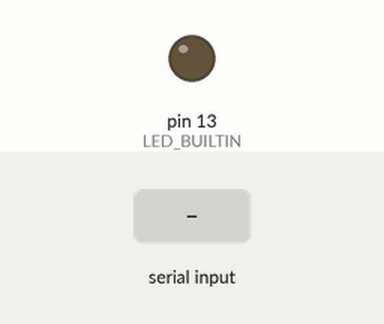
The sketch below on a simulated Arduino Uno, built with avr-gcc and run on an emulated ATmega328P. Shown: output pins drawn as LEDs (lit = HIGH). Inputs (shaded band) come from the test bench. What the sketch prints to the serial monitor is not drawn.

Above: at 1.2 s.
1.3 s: "H" received over Serial
At 2.4 s:
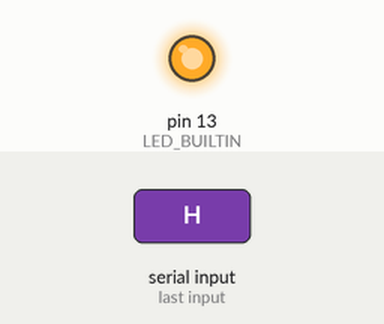
2.8 s: "L" received over Serial
At 3.5 s:
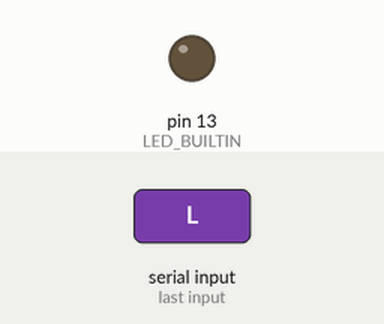
Timing chart, 0 to 5.8 s (numbered marks = the images above; inputs shaded):
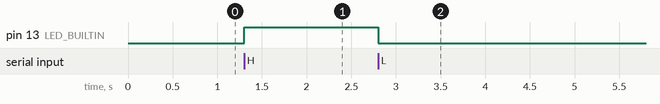

The sketch:

GUI_Python_Arduino_Firmware.ino
```cpp
int data;

void setup()
{
  Serial.begin(9600);
  pinMode(LED_BUILTIN, OUTPUT);
  digitalWrite (LED_BUILTIN, LOW); //initially set to low
  Serial.println("Basic building block for CNC Control #1");
}

void loop()
{
while (Serial.available())
  {
    data = Serial.read();
  }

  if (data == 'H')
  digitalWrite (LED_BUILTIN, HIGH);

  else if (data == 'L')
  digitalWrite (LED_BUILTIN, LOW);

}
```

Measured:
- after the input at 1.3 s, pin 13 (LED_BUILTIN): LOW → HIGH at once
- after the input at 2.8 s, pin 13 (LED_BUILTIN): HIGH → LOW at once
